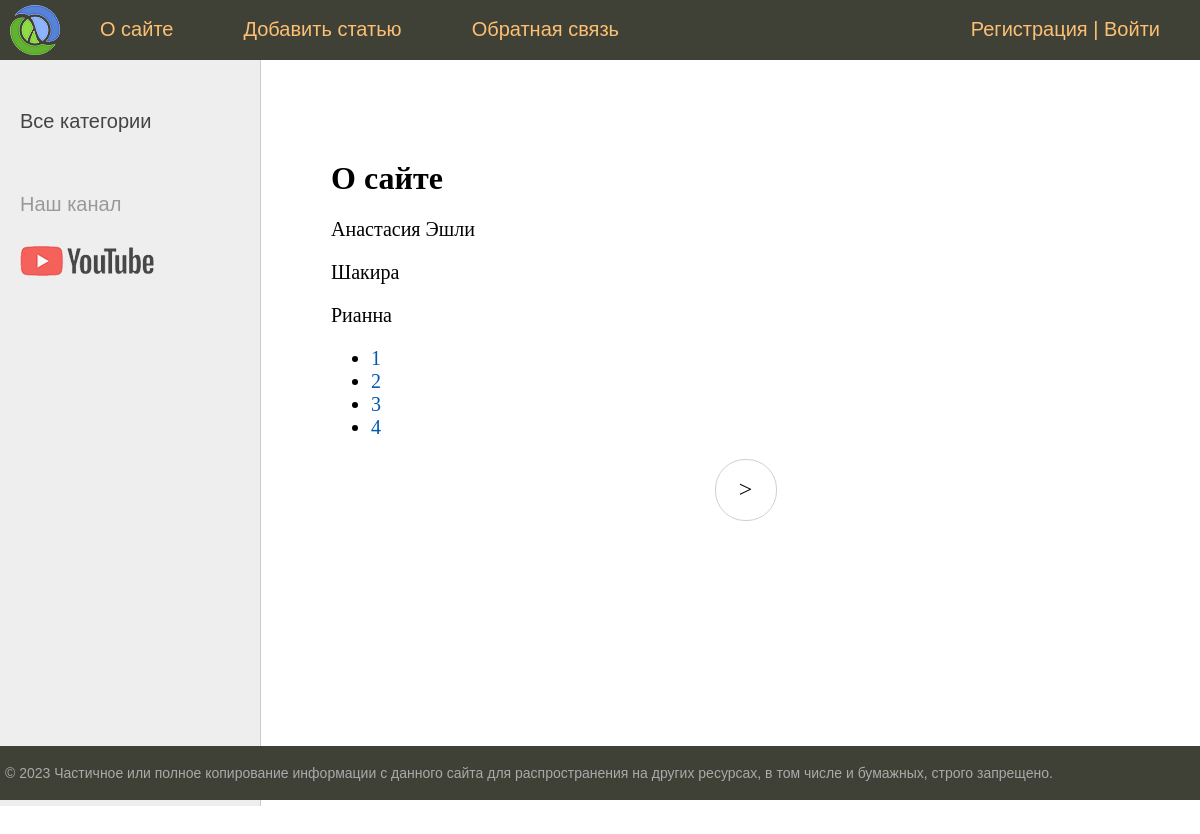
The page /about/ on the database its author committed.
### women/models.py (models this page shows, shortened)
class Women(models.Model):  #Model базовый класс / verbose_name='' как отображаются в админ панели и на сайте
    title = models.CharField(max_length=255, verbose_name='Заголовок')  # класс CharField определяет текстовое поле n-длинны
    slug = models.SlugField(max_length=255, unique=True, db_index=True, verbose_name='URL')  # в джанго спец класс SlagField/макс длинна, уникальное=True,индексируемое
    content = models.TextField(blank=True, verbose_name='Текст статьи')  # (большое текстовое поле blank=True может быть пустым
    photo = models.ImageField(upload_to='photos/%Y/%m/%d/', verbose_name='Фото')  # в какой каталог будем загружать фото(опр в виде шаблона, подкаталог фото/год/мес./день
    time_create = models.DateTimeField(auto_now_add=True, verbose_name='Время создания')  # время создания статьи, auto_now_add = берет авт. время. когда создали и не меняется
    time_update = models.DateTimeField(auto_now=True, verbose_name='Время изменения')  # время редактирования статьи auto_now= авт. меняет время когда изменили
    is_published = models.BooleanField(default=True, verbose_name='Публикация')  # булево поле, автоматически принимает труе когда добавили запись
    cat = models.ForeignKey('Category', on_delete=models.PROTECT, verbose_name='Категории')  #добавим внешний ключ cat'_id' добавит автоматом. используем класс ForeignKey(указ первичную категорию как строку название класса, models.PROTECT) , related_name='get_posts'
    def __str__(self):
        return self.title
    class Meta:  # Вложенный класс для настройки отображения в админ панели и на сайте
        verbose_name = 'Известные женщины'  # имя статей
        verbose_name_plural = 'Известные женщины'  # имя множ.число
        ordering = ['-time_create', 'title']  # Порядок сортировки статей в админ панели и НА САЙТЕ

### women/views.py (the view)
# urls.py: path('about/', about, name='about'),
def about(request):
    contact_list = Women.objects.all()  # пример пагинации через функц представ// читаем спис всех женщ
    paginator = Paginator(contact_list, 3)  # Самостоят созд экз класса пагинатор
    page_number = request.GET.get('page')  # получ № стр из гет запроса
    page_obj = paginator.get_page(page_number)  # форм спис элем текущ стр. ниже перед список нашему шабл
    return render(request, 'women/about.html', {'page_obj': page_obj, 'menu': menu, 'title': 'О сайте'})

### women/templates/women/about.html
{% extends 'women/base.html' %}
{% block content %}
<h1>{{title}}</h1>
{% for contact in page_obj %}
<p>{{ contact }}</p>
{% endfor %}
<nav>
    <ul>
        {% for p in page_obj.paginator.page_range %}
        <li>
            <a href="?page={{ p }}">{{ p }}</a>
        </li>
        {% endfor %}
    </ul>
</nav>
{% endblock %}

### women/static/women/css/styles.css (style rules this page uses)
html, body { font-family: 'Arial'; margin: 0; padding: 0; height: 100%; width: 100%; color: #444; }
a { color: #0059b2; text-decoration: none; }
.content-text h1 { font-size: 32px; }

### rows shown on the page
Women: title "Анастасия Эшли"
Women: title "Шакира"
Women: title "Рианна"

### other values the page prints
{{ m.title }} "О сайте" "Добавить статью" "Обратная связь"
{{ title }} "О сайте"
{{ p }} "1" "2" "3" "4"
